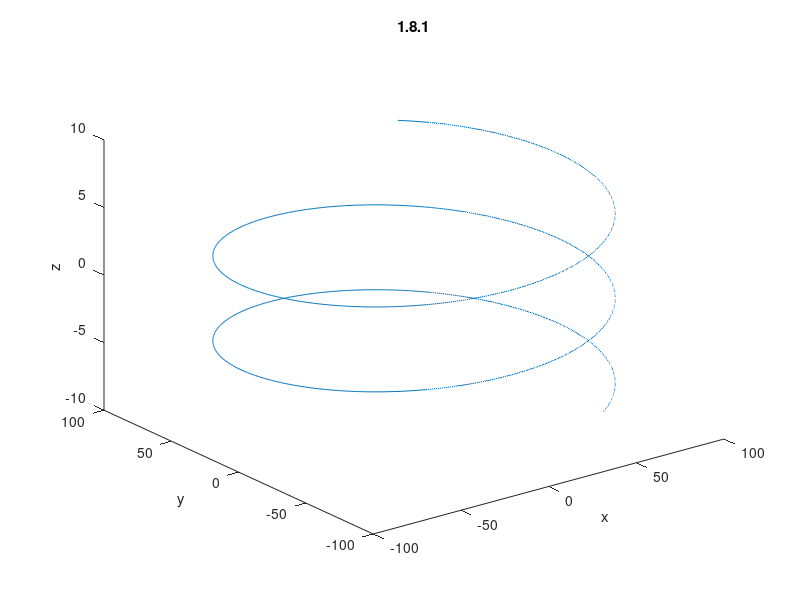

The MATLAB script that drew this image:
%例1-8
m=1820;
t=[-m/250:0.01:m/250];
x=m/20*cos(t);
y=m/20*sin(t);
z=t;
plot3(x,y,z)
xlabel('x');
ylabel('y');
zlabel('z');
title('1.8.1');
